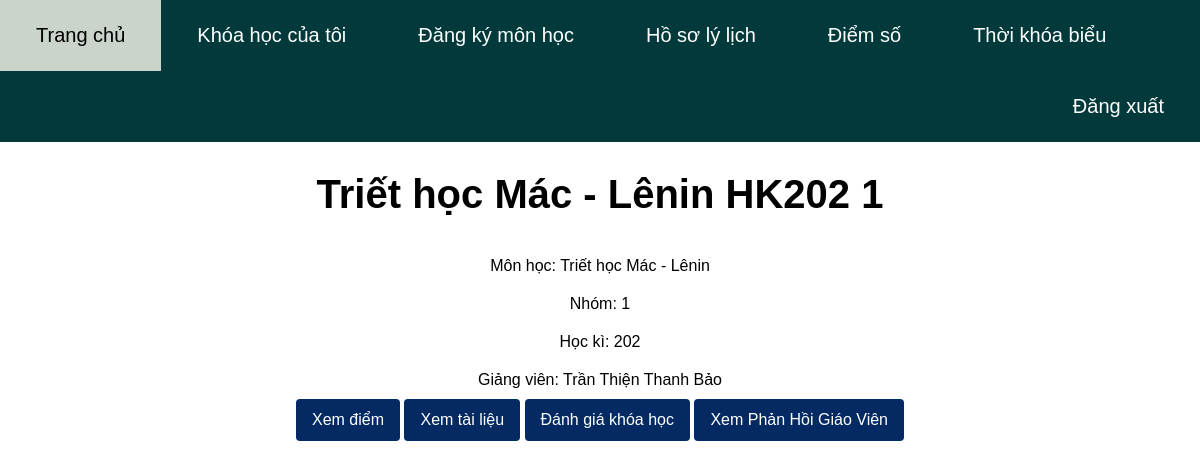
The page /course/student/38/ (signed in) on the database its author committed.
### Course/models.py (models this page shows, shortened)
class Course(models.Model):
    students = models.ManyToManyField(Student)
    teacher = models.ForeignKey(Teacher, on_delete=models.CASCADE, null=True)
    subject = models.ForeignKey(Subject, on_delete=models.CASCADE, null=True)
    semester = models.ForeignKey(Semester, on_delete=models.CASCADE, null=True)
    id_course = models.CharField(max_length=3, null=True)
    def __str__(self):
        name = self.subject.name + " HK" + self.semester.semester_id + " " + self.id_course
        return name

### Databases/models.py (models this page shows, shortened)
class Subject(models.Model):
    name = models.CharField(max_length=50, null=True, default="")
    credit = models.IntegerField(default=0)
    days = models.IntegerField(default=1)
    hours = models.IntegerField(default=1)

class Semester(models.Model):
    semester_id = models.CharField(max_length=10, null=True, default="")
    is_registration = models.BooleanField(null=True, default=False)

### Teacher/models.py (models this page shows, shortened)
class Teacher(models.Model):
    name = models.CharField(max_length=30, null=True, blank=True)
    department = models.ForeignKey(Department, on_delete=models.CASCADE, null=True)
    username = models.OneToOneField(MyUser, on_delete=models.CASCADE, null = True)
    phone_number = models.CharField(max_length=15, null=True)
    date_of_birth = models.DateField(null=True)
    hometown = models.CharField(max_length=40, null=True)
    avatar = models.ImageField(upload_to="Avatar/Teacher/", null=True, blank=True)
    GENDER_CHOICES = [
        ('Nam', 'Nam'),
        ('Nữ', 'Nữ'),
    ]
    gender = models.CharField(max_length=10, null=True, choices=GENDER_CHOICES)

### Course/views.py (the view)
# urls.py: path("student/<int:course_id>/", views.CourseStudent.as_view(), name="CourseStudent"),
class CourseStudent(RoleRequiredMixin, View):
    def has_permission(self, user):
        return user.user_type == 'Student'
    def get(self, request, course_id):
        course = Course.objects.get(pk=course_id)
        context = {
            "course": course
        }
        return render(request, "Course/course_student.html", context)

### Login/mixins.py (called while the page is built)
    def dispatch(self, request, *args, **kwargs):
        if not request.user.is_authenticated:
            return self.handle_no_permission()
        elif not self.has_permission(request.user):
            return HttpResponseRedirect(self.get_redirect_url())
        return super().dispatch(request, *args, **kwargs)

### templates/Course/course_student.html (shortened to what this page needs)
{% load static %}
<!DOCTYPE html>
<html lang="vi">
<head>
    <link rel="stylesheet" href="{% static 'css/course.css' %}">
    <link rel="stylesheet" href="{% static 'css/file.css' %}">
    <link rel="stylesheet" href="{% static 'css/home.css' %}">
</head>
<body>
    <nav>
		<a href="{% url 'Student:student' %}" class="menu_left">Trang chủ</a>
		<a href="{% url 'Student:student_course' %}" class="menu_left">Khóa học của tôi</a>
		<a href="{% url 'Registration:registration_student' %}" class="menu_left">Đăng ký môn học</a>
		<a href="{% url 'Student:student_profile' %}" class="menu_left">Hồ sơ lý lịch</a>
		<a href="{% url 'Student:student_score' %}" class="menu_left">Điểm số</a>
		<a href="{% url 'Student:student_schedule' %}" class="menu_left">Thời khóa biểu</a>
		<a href="{% url 'Logout:logout' %}" class="menu_right">Đăng xuất</a>
	</nav>
    <h1 class="menu_text">{{ course }}</h1>
    <div class="center_form">
        <p class="overview">Môn học: {{ course.subject.name }}</p>
        <p class="overview">Nhóm: {{ course.id_course }}</p>
        <p class="overview">Học kì: {{ course.semester.semester_id }}</p>
        <p class="overview">Giảng viên: {{ course.teacher.name }}</p>
        <div>
            <a href="{% url 'Course:ScoreView' course.id %}" class="btn">Xem điểm</a>
            <a href="{% url 'Course:DocumentView' course.id %}" class="btn">Xem tài liệu</a>
            <a href="{% url 'Assessment:StudentAssessmentView' course.id %}" class="btn">Đánh giá khóa học</a>
            <a href="{% url 'Assessment:StudentAssessView' course.id %}" class="btn">Xem Phản Hồi Giáo Viên</a>
        </div>
    </div>
</body>
</html>

### static/css/course.css (style rules this page uses)
.btn { display: inline-block; padding: 8px 16px; text-align: center; text-decoration: none; color: #ffffff; background-color: #007bff; border: none; border-radius: 4px; cursor: pointer; }

### static/css/file.css (style rules this page uses)
body { font-family: Arial, Helvetica, sans-serif; }
* { box-sizing: border-box; }
* { margin: 0px; }
nav { background-color: #023A3C; overflow: hidden; }
nav a { color: white; padding: 24px 36px; text-align: center; text-decoration: none; display: block; }
.menu_text { text-align: center; padding: 30px; margin: 0; font-size: 40px; }
.menu_left { float: left; }
.menu_right { float: right; }
.overview { padding: 10px 20px; }
.btn { border: none; outline: none; padding: 12px 16px; background-color: #042a64; cursor: pointer; }
.center_form { display: flex; flex-direction: column; align-items: center; justify-content: center; }

### static/css/home.css (style rules this page uses)
body { font-family: Arial, Helvetica, sans-serif; }
* { box-sizing: border-box; }
* { margin: 0px; }
nav { background-color: #023A3C; overflow: hidden; }
nav a { color: white; padding: 24px 36px; text-align: center; text-decoration: none; display: block; }
.menu_left { float: left; font-size: 20px; cursor: pointer; }
.menu_right { float: right; font-size: 20px; }

### rows shown on the page
Course: subject+semester+id_course "Triết học Mác - Lênin HK202 1", subject.name "Triết học Mác - Lênin", id_course "1", semester.semester_id "202", teacher.name "Trần Thiện Thanh Bảo"
